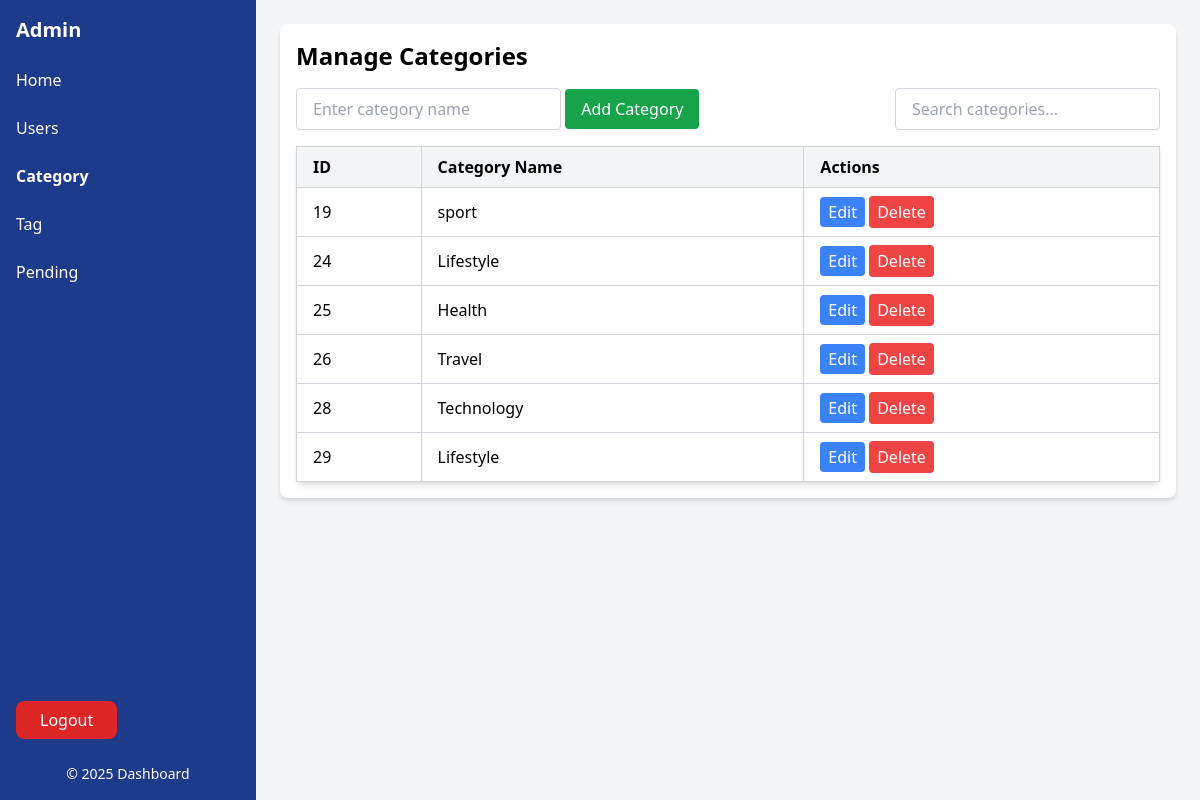
Page /app/front-end/category.php (signed in) on the earlier database version.
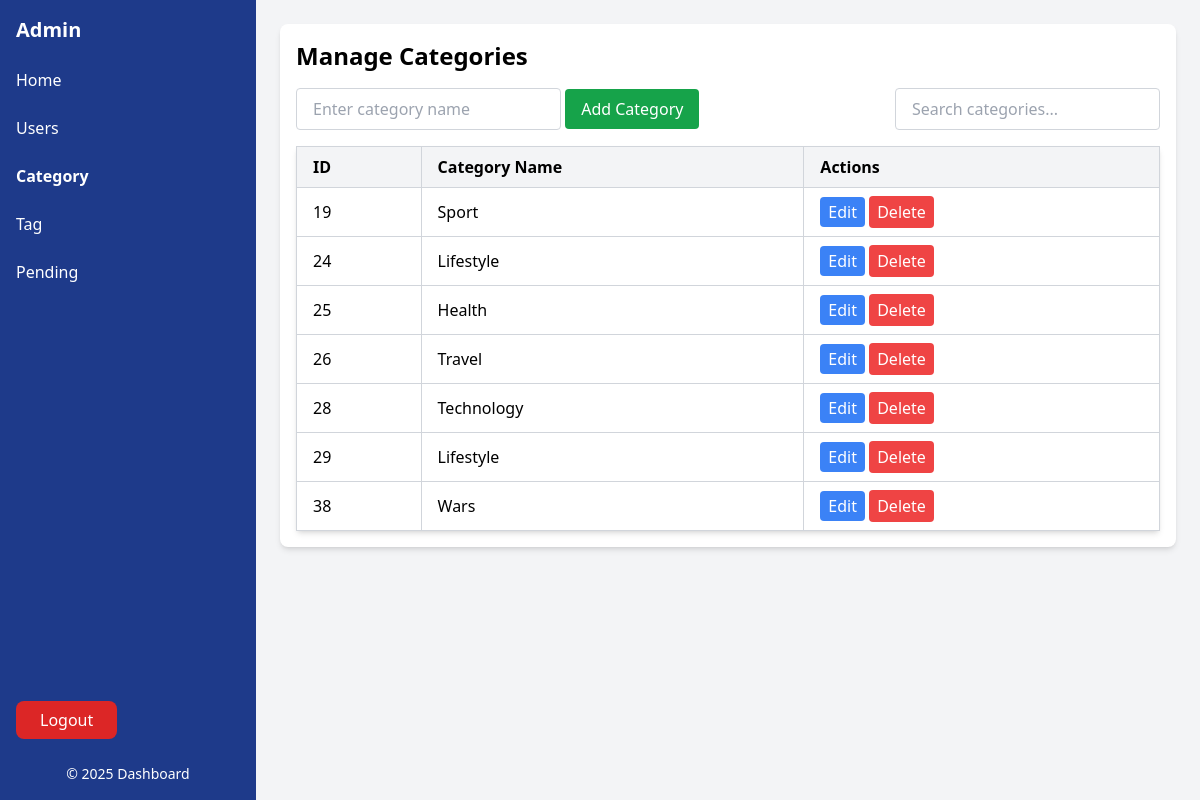
Same page on the later database version.
### tables this page shows
CREATE TABLE `categories` (
  `id` bigint(20) NOT NULL,
  `name` text NOT NULL
);

### app/config/database.php (called while the page is built, shortened)
<?php
class Database
{
    private $servername = "localhost";
    private $username = "root";
    private $password = "";
    private $dbname = "blogger";
    private $conn;
    public function __construct()
    {
        try {
            $this->conn = new PDO("mysql:host={$this->servername};dbname={$this->dbname}", $this->username, $this->password);
            $this->conn->setAttribute(PDO::ATTR_ERRMODE, PDO::ERRMODE_EXCEPTION);
        } catch (PDOException $e) {
            die("Connection failed: " . $e->getMessage());
        }
    }
    public function getConnection() {
        return $this->conn;
    }
}

### app/handler/c.php (called while the page is built, shortened)
<?php
$database = new Database();
$db = $database->getConnection();
$category = new Category($db);
$categories = $category->getAllCat();

### app/class/crud/crud.php (called while the page is built, shortened)
<?php
class Crud extends Database
{
    public function selectRecords(string $table, string $columns = '*', string $where = null)
    {
        $sql = "SELECT $columns FROM $table";
        try {
            $stmt = $this->getConnection()->prepare($sql);
            if ($stmt->execute()) {
                return $stmt->fetchAll(PDO::FETCH_ASSOC);
            } else {
                return false;
            }
        } catch (PDOException $e) {
            error_log("Error selecting records: " . $e->getMessage());
            return false;
        }
    }
}

### app/class/category/category.php (called while the page is built, shortened)
<?php
class Category extends Crud {
    private $table = "categories";
    public function getAllCat() {
        return $this->selectRecords($this->table);
    }
}

### app/front-end/category.php (the view, shortened to what the changed rows need)
<?php
require_once '../class/category/category.php';
require_once '../handler/c.php';
?>
<!DOCTYPE html>
<html lang="en">
<head>
    <script src="https://cdn.tailwindcss.com"></script>
</head>
<body class="bg-gray-100 h-screen">
    <div class="flex h-full">
        <main class="flex-1 p-6">
            <div class="bg-white shadow-md rounded-lg p-4">
                <h1 class="text-2xl font-semibold mb-4">Manage Categories</h1>
                <table class="w-full border border-gray-300 bg-white rounded shadow-md">
                    <thead class="bg-gray-100">
                        <tr>
                            <th class="border border-gray-300 px-4 py-2 text-left">ID</th>
                            <th class="border border-gray-300 px-4 py-2 text-left">Category Name</th>
                            <th class="border border-gray-300 px-4 py-2 text-left">Actions</th>
                        </tr>
                    </thead>
                    <tbody>
                        <?php foreach ($categories as $category): ?>
                            <tr>
                                <td class="border border-gray-300 px-4 py-2"><?php echo htmlspecialchars($category['id']); ?></td>
                                <td class="border border-gray-300 px-4 py-2"><?php echo htmlspecialchars($category['name']); ?></td>
                                <td class="border border-gray-300 px-4 py-2">
                                    <form action="updateCategory.php" method="GET" style="display:inline;">
                                        <a href="updateCategory.php?id=<?php echo htmlspecialchars($category['id']); ?>" class="bg-blue-500 text-white px-2 py-1 rounded hover:bg-blue-600">Edit</a>
                                    </form>
                                    <form action="category.php" method="POST" style="display:inline;">
                                        <button type="submit" class="bg-red-500 text-white px-2 py-1 rounded hover:bg-red-600" onclick="return confirm('Are you sure you want to delete this category?');">Delete</button>
                                    </form>
                                </td>
                            </tr>
                        <?php endforeach; ?>
                    </tbody>
                </table>
            </div>
        </main>
    </div>
</body>
</html>

Differences in the rows shown:
changed categories id 19: name "sport" → "Sport"
added categories: id "38", name "Wars"
